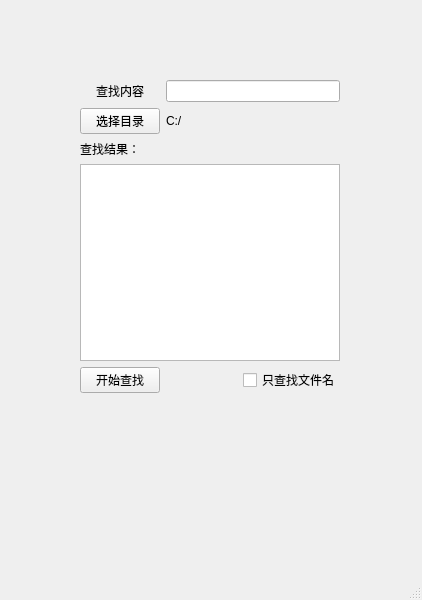
<?xml version="1.0" encoding="UTF-8"?>
<ui version="4.0">
 <class>MainWindow</class>
 <widget class="QMainWindow" name="MainWindow">
  <property name="geometry">
   <rect>
    <x>0</x>
    <y>0</y>
    <width>422</width>
    <height>600</height>
   </rect>
  </property>
  <property name="windowTitle">
   <string>MainWindow</string>
  </property>
  <widget class="QWidget" name="centralwidget">
   <widget class="QWidget" name="">
    <property name="geometry">
     <rect>
      <x>80</x>
      <y>80</y>
      <width>260</width>
      <height>313</height>
     </rect>
    </property>
    <layout class="QVBoxLayout" name="verticalLayout_3">
     <item>
      <layout class="QVBoxLayout" name="verticalLayout_2">
       <item>
        <layout class="QVBoxLayout" name="verticalLayout">
         <item>
          <layout class="QGridLayout" name="gridLayout">
           <item row="0" column="0">
            <widget class="QLabel" name="label">
             <property name="text">
              <string>查找内容</string>
             </property>
             <property name="alignment">
              <set>Qt::AlignmentFlag::AlignCenter</set>
             </property>
            </widget>
           </item>
           <item row="0" column="1">
            <widget class="QLineEdit" name="lESearchStr"/>
           </item>
           <item row="1" column="0">
            <widget class="QPushButton" name="pBSelectDir">
             <property name="text">
              <string>选择目录</string>
             </property>
            </widget>
           </item>
           <item row="1" column="1">
            <widget class="QLabel" name="lSearchDir">
             <property name="text">
              <string>C:/</string>
             </property>
            </widget>
           </item>
          </layout>
         </item>
         <item>
          <widget class="QLabel" name="label_3">
           <property name="text">
            <string>查找结果：</string>
           </property>
          </widget>
         </item>
        </layout>
       </item>
       <item>
        <widget class="QTextBrowser" name="tBSearchResult"/>
       </item>
      </layout>
     </item>
     <item>
      <layout class="QHBoxLayout" name="horizontalLayout">
       <item>
        <widget class="QPushButton" name="pBSearch">
         <property name="text">
          <string>开始查找</string>
         </property>
        </widget>
       </item>
       <item>
        <spacer name="horizontalSpacer">
         <property name="orientation">
          <enum>Qt::Orientation::Horizontal</enum>
         </property>
         <property name="sizeHint" stdset="0">
          <size>
           <width>40</width>
           <height>20</height>
          </size>
         </property>
        </spacer>
       </item>
       <item>
        <widget class="QCheckBox" name="cBOnlyName">
         <property name="text">
          <string>只查找文件名</string>
         </property>
        </widget>
       </item>
      </layout>
     </item>
    </layout>
   </widget>
  </widget>
  <widget class="QMenuBar" name="menubar">
   <property name="geometry">
    <rect>
     <x>0</x>
     <y>0</y>
     <width>422</width>
     <height>21</height>
    </rect>
   </property>
  </widget>
  <widget class="QStatusBar" name="statusbar"/>
 </widget>
 <resources/>
 <connections/>
</ui>
